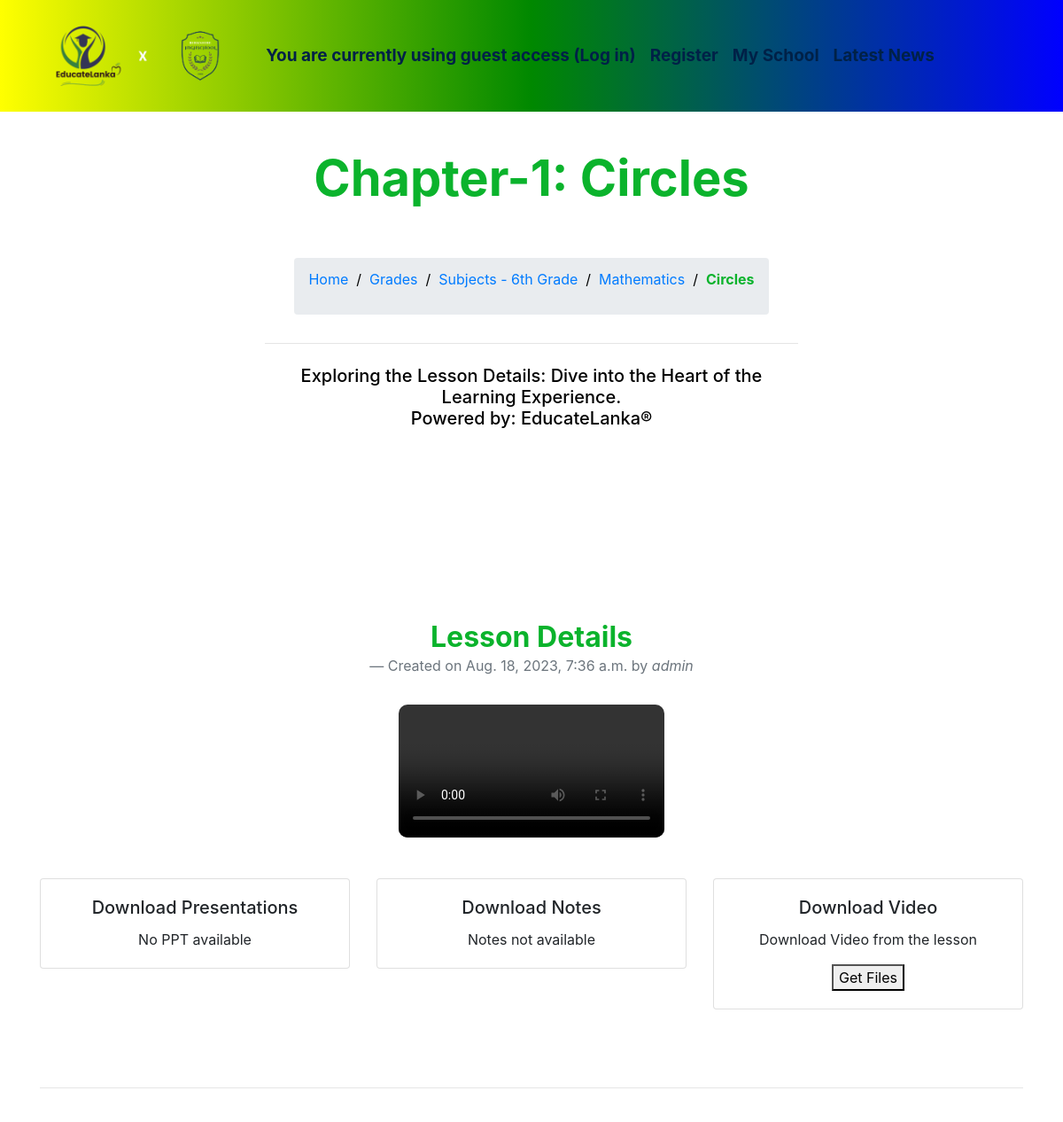
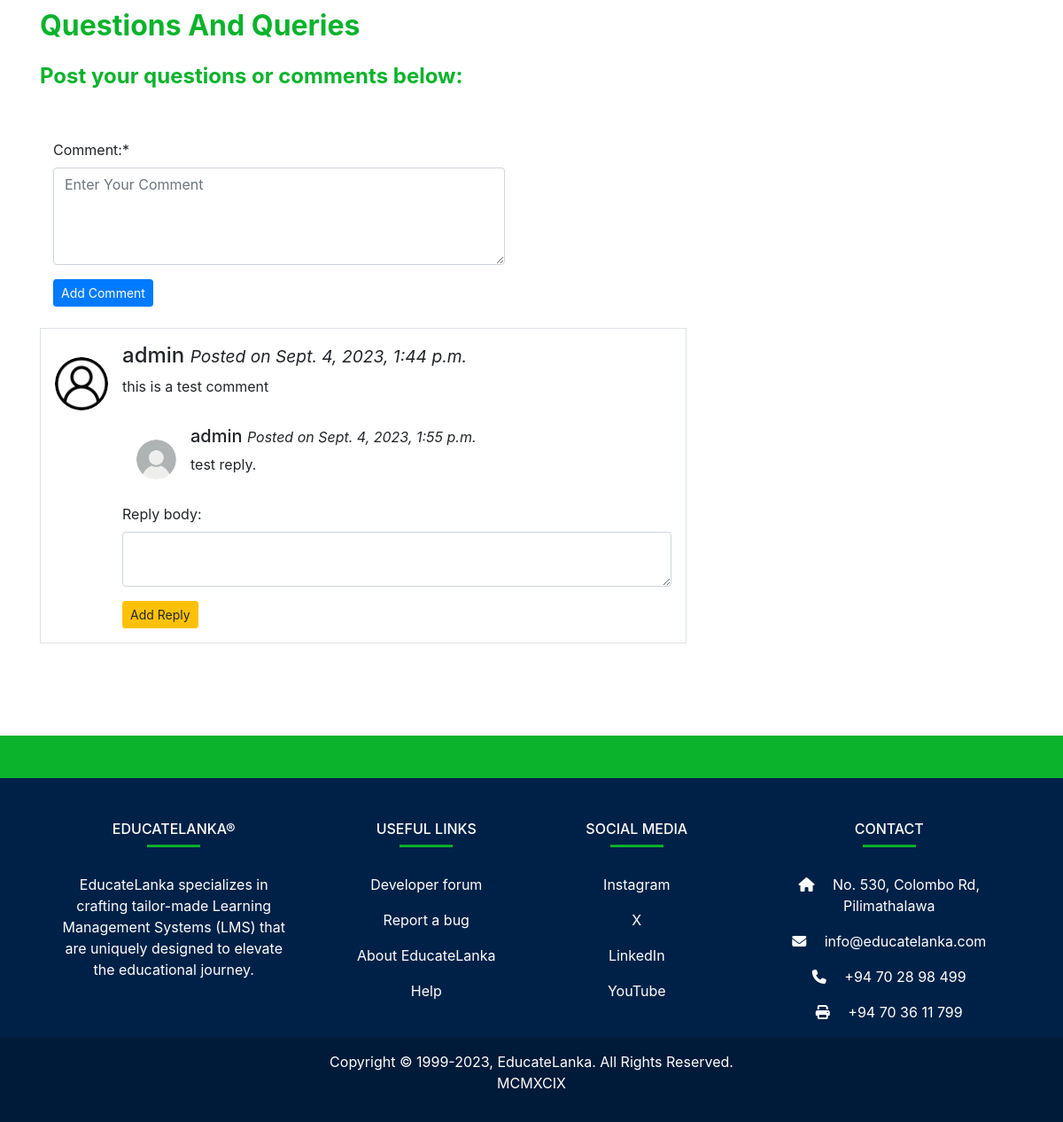
Page /curriculum/6th-grade/mathematics-6/circles/ on the committed database (2 pictures, top to bottom).
### curriculum/models.py (models this page shows, shortened)
class Lesson(models.Model):
    lesson_id = models.CharField(max_length=100, unique=True)
    Standard = models.ForeignKey(Standard, on_delete=models.CASCADE)
    created_by = models.ForeignKey(User,on_delete=models.CASCADE)
    created_at = models.DateTimeField(auto_now_add=True)
    subject = models.ForeignKey(Subject, on_delete=models.CASCADE,related_name='lessons')
    name = models.CharField(max_length=250)
    position = models.PositiveSmallIntegerField(verbose_name="Chapter no.")
    slug = models.SlugField(null=True, blank=True)
    video = models.FileField(upload_to=save_lesson_files,verbose_name="Video", blank=True, null=True)
    ppt = models.FileField(upload_to=save_lesson_files,verbose_name="Presentations", blank=True)
    Notes = models.FileField(upload_to=save_lesson_files,verbose_name="Notes", blank=True)
    class Meta:
        ordering = ['position']

class Standard(models.Model):
    name = models.CharField(max_length=100, unique=True)
    slug = models.SlugField(null=True, blank=True)
    description = models.TextField(max_length=500,blank=True)

class Subject(models.Model):
    subject_id = models.CharField(max_length=100, unique=True)
    name = models.CharField(max_length=100)
    slug = models.SlugField(null=True, blank=True)
    standard = models.ForeignKey(Standard, on_delete=models.CASCADE, related_name='subjects')
    image = models.ImageField(upload_to=save_subject_image, blank=True, verbose_name='Subject Image')
    description = models.TextField(max_length=500,blank=True)

class Comment(models.Model):
    lesson_name = models.ForeignKey(Lesson,null=True, on_delete=models.CASCADE,related_name='comments')
    comm_name = models.CharField(max_length=100, blank=True)
    author = models.ForeignKey(User,on_delete=models.CASCADE)
    body = models.TextField(max_length=500)
    date_added = models.DateTimeField(auto_now_add=True)
    class Meta:
        ordering = ['-date_added']

class Reply(models.Model):
    comment_name = models.ForeignKey(Comment, on_delete=models.CASCADE,related_name='replies')
    reply_body = models.TextField(max_length=500)
    author = models.ForeignKey(User,on_delete=models.CASCADE)
    date_added = models.DateTimeField(auto_now_add=True)

### curriculum/views.py (the view, shortened to what this page needs)
# urls.py: path('<str:standard>/<str:subject>/<slug:slug>/', views.LessonDetailView.as_view(),name='lesson_detail'),
class LessonDetailView(DetailView, FormView):
    context_object_name = 'lessons'
    model = Lesson
    template_name = 'curriculum/lesson_detail_view.html'
    form_class = CommentForm
    second_form_class = ReplyForm
    def get_context_data(self, **kwargs):
        context = super(LessonDetailView, self).get_context_data(**kwargs)
        if 'form' not in context:
            context['form'] = self.form_class()
        if 'form2' not in context:
            context['form2'] = self.second_form_class()
        return context

### curriculum/forms.py
class CommentForm(forms.ModelForm):
    class Meta:
        model = Comment
        fields = ('body',)
        labels = {"body":"Comment:"}
        widgets = {
            'body': forms.Textarea(attrs={'class':'form-control', 'rows':4, 'cols':70, 'placeholder':"Enter Your Comment"}),
        }

class ReplyForm(forms.ModelForm):
    class Meta:
        model = Reply
        fields = ('reply_body',)
        widgets = {
            'reply_body': forms.Textarea(attrs={'class':'form-control', 'rows':2, 'cols':10}),
        }

### curriculum/templates/curriculum/lesson_detail_view.html (shortened to what this page needs)
{% extends 'base_ver.html' %}
{% load static %}
{% load crispy_forms_tags %}
{% block image_block %}
<header class="info-header">
  <div id="page-intro" class="container-fluid d-flex align-items-center justify-content-center ">
    <div class="row d-flex justify-content-center text-center">
      <div class="col-md-10 text-white">
        <h2 class="display-4 font-weight-bold  p-5 " style="color:#0bb32c; margin-top: 120px;" >Chapter-{{lessons.position}}: {{lessons.name}}</h2>
        <div class="row d-flex justify-content-center text-center">
          <ul class="breadcrumb">
            <li><a href="{% url 'index' %}">Home</a></li> <p style="color: #000000;">&nbsp; / &nbsp;</p>
            <li><a href="{% url 'curriculum:standard_list' %}">Grades</a></li> <p style="color: #000000;">&nbsp; / &nbsp;</p>
            <li><a href="{% url 'curriculum:subject_list' slug=lessons.Standard.slug %}">Subjects - {{lessons.Standard.name}}</a></li> <p style="color: #000000;">&nbsp; / &nbsp;</p>
            <li><a href="{% url 'curriculum:lesson_list' standard=lessons.Standard.slug slug=lessons.subject.slug %}">{{lessons.subject.name}}</a></li> <p style="color: #000000;">&nbsp; / &nbsp;</p>
            <li style="color:#0bb32c; font-weight: bold;">{{lessons.name}}</li>
          </ul>
        </div>
        <hr style="color:#0bb32c;">
        <h5 class="white-text my-4" style="color: #000000;">Exploring the Lesson Details: Dive into the Heart of the Learning Experience. <br> Powered by: EducateLanka&reg;</h5>
  </div>
</header>
{% endblock %}
{% block content %}
<section class="text-center">
    <h2 class="mb-0 mt-5 font-weight-bold" style="color:#0bb32c;">Lesson Details</h2>
    <div class="row d-flex justify-content-center mb-3">
      <blockquote class="blockquote mt-0">
        <footer class="blockquote-footer">Created on {{lessons.created_at}} by <cite title="Source Title">{{lessons.created_by}}</cite></footer>
        </blockquote>
    </div>
    <div class="row d-flex justify-content-center mb-3" >
      <div id="player-overlay">
            <video controls style="width: 100%; max-width: 800px; height: auto; border-radius: 10px;">
                <source src="{{lessons.video.url}}"  type="video/mp4" >
              </video>
      </div>
    </div>
    <div class="row d-flex justify-content-center mb-3 mt-3">
                <div class="col-md-4 mb-4 mt-4">
                  <div class="card box-shadow-hover">
                    <div class="card-body">
                      <h5 class="card-title">Download Presentations</h5>
                      {% if lessons.ppt %}
                      <p class="card-text">Download presentations from the lesson</p>
                      <a href="{{lessons.ppt.url}}" download>
                      <button type="button" class="button-les"><span>Get Files</span></button>
                      </a>
                      {% else %}
                      <p class="card-text" > No PPT available</p>
                      {% endif %}
                    </div>
                  </div>
                </div>
                <div class="col-md-4 mb-4 mt-4">
                  <div class="card box-shadow-hover">
                    <div class="card-body">
                      <h5 class="card-title">Download Notes</h5>
                      {% if lessons.Notes %}
                      <p class="card-text">Download notes from the lesson</p>
                      <a href="{{lessons.Notes.url}}" download>
                      <button type="button" class="button-les"><span>Get Files</span></button>
                      </a>
                      {% else %}
                      <p class="card-text">Notes not available</p>
                      {%endif%}
                    </div>
                  </div>
                </div>
                <div class="col-md-4 mb-4 mt-4">
                  <div class="card box-shadow-hover">
                    <div class="card-body">
                      <h5 class="card-title">Download Video</h5>
                      <p class="card-text">Download Video from the lesson</p>
                      <a href="{{lessons.video.url}}" download>
                      <button type="button" class="button-les"><span>Get Files</span></button>
                      </a>
                    </div>
                  </div>
                </div>
    </div>
</section>
<hr class="my-5" style="color:#0bb32c;">
<section >
    <h2 class="mb-4 mt-5 font-weight-bold" style="color:#0bb32c;">Questions And Queries</h2>
    <h4 class="mt-2 font-weight-bold" style="color:#0bb32c;">Post your questions or comments below:</h4>
    <br><br>
    <div class="container row">
      <div class="col-md-6">
                              <form method="post">
                                    <div class="form-group">
                                    {{form|crispy}}
                                    <input type="submit" name="form" value="Add Comment" class="btn btn-primary btn-sm">
                                    </div>
                              </form>
      </div>
    </div>
    <div class="row">
      {% for comment in lessons.comments.all %}
      <div class="col-md-8 mt-2 mb-2">
                      <div class="media border p-3">
                          <img src="{% static 'Images/user_avatar.png' %}" alt="Commentor" class="mr-3 mt-3 rounded-circle" style="width:60px;">
                          <div class="media-body">
                                    <h4>{{comment.author}} <small><i>Posted on {{comment.date_added}}</i></small></h4>
                                    <p>{{comment.body}}</p>
                            {% for reply in comment.replies.all %}
                                        <div class="media p-3">
                                                <img src="{% static 'Images/user_avatar-1.jpg' %}" alt="Replier" class="mr-3 mt-3 rounded-circle" style="width:45px;">
                                        <div class="media-body">
                                                <h5>{{reply.author}} <small><i>Posted on {{reply.date_added}}</i></small></h5>
                                                <p>{{reply.reply_body}}</p>
                                          </div>
                                        </div>
                            {% endfor %}
                            <form method="post">
                                  {{form2.as_p}}
                                  <input type="submit" name="form2" value="Add Reply" class="btn btn-warning btn-sm">
                            </form>
                          </div>
                  </div>
      </div>
      {% endfor %}
    </div>
    <br>
    <br>
    <br>
    <br>
</section>
{%endblock%}

### templates/base_ver.html (style rules this page uses)
html { scroll-behavior: smooth; }

### rows in the picture
Lesson: position "1", name "Circles", Standard.name "6th Grade", subject.name "Mathematics", created_at "Aug. 18, 2023, 7:36 a.m.", created_by "admin"
Comment: author "admin", date_added "Sept. 4, 2023, 1:44 p.m.", body "this is a test comment"
Reply: author "admin", date_added "Sept. 4, 2023, 1:55 p.m.", reply_body "test reply."
